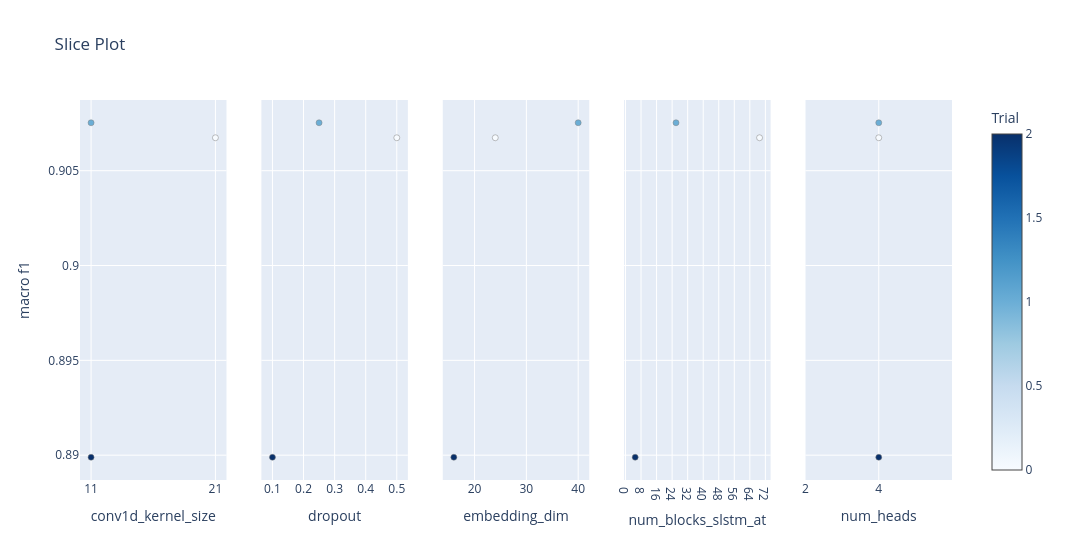

The notebook cell saved with this chart:
### Code cell
plot_slice(study, target = lambda t: t.values[0], target_name="macro f1")

### Figure 1 — Plotly figure (JSON) as saved in the notebook; plotly's stock layout.template omitted (floating-point values rounded to 4 significant figures)
{"data": [{"marker": {"color": [0, 1, 2], "colorbar": {"title": {"text": "Trial"}, "x": 1, "xpad": 40}, "colorscale": [[0, "rgb(247,251,255)"], [0.125, "rgb(222,235,247)"], [0.25, "rgb(198,219,239)"], [0.375, "rgb(158,202,225)"], [0.5, "rgb(107,174,214)"], [0.625, "rgb(66,146,198)"], [0.75, "rgb(33,113,181)"], [0.875, "rgb(8,81,156)"], [1, "rgb(8,48,107)"]], "line": {"color": "Grey", "width": 0.5}, "showscale": true}, "mode": "markers", "name": "Feasible Trial", "showlegend": false, "type": "scatter", "x": [21, 11, 11], "xaxis": "x", "y": [0.9067, 0.9075, 0.8899], "yaxis": "y"}, {"marker": {"color": [0, 1, 2], "colorbar": {"title": {"text": "Trial"}, "x": 1, "xpad": 40}, "colorscale": [[0, "rgb(247,251,255)"], [0.125, "rgb(222,235,247)"], [0.25, "rgb(198,219,239)"], [0.375, "rgb(158,202,225)"], [0.5, "rgb(107,174,214)"], [0.625, "rgb(66,146,198)"], [0.75, "rgb(33,113,181)"], [0.875, "rgb(8,81,156)"], [1, "rgb(8,48,107)"]], "line": {"color": "Grey", "width": 0.5}, "showscale": false}, "mode": "markers", "name": "Feasible Trial", "showlegend": false, "type": "scatter", "x": [0.5, 0.25, 0.1], "xaxis": "x2", "y": [0.9067, 0.9075, 0.8899], "yaxis": "y2"}, {"marker": {"color": [0, 1, 2], "colorbar": {"title": {"text": "Trial"}, "x": 1, "xpad": 40}, "colorscale": [[0, "rgb(247,251,255)"], [0.125, "rgb(222,235,247)"], [0.25, "rgb(198,219,239)"], [0.375, "rgb(158,202,225)"], [0.5, "rgb(107,174,214)"], [0.625, "rgb(66,146,198)"], [0.75, "rgb(33,113,181)"], [0.875, "rgb(8,81,156)"], [1, "rgb(8,48,107)"]], "line": {"color": "Grey", "width": 0.5}, "showscale": false}, "mode": "markers", "name": "Feasible Trial", "showlegend": false, "type": "scatter", "x": [24, 40, 16], "xaxis": "x3", "y": [0.9067, 0.9075, 0.8899], "yaxis": "y3"}, {"marker": {"color": [0, 1, 2], "colorbar": {"title": {"text": "Trial"}, "x": 1, "xpad": 40}, "colorscale": [[0, "rgb(247,251,255)"], [0.125, "rgb(222,235,247)"], [0.25, "rgb(198,219,239)"], [0.375, "rgb(158,202,225)"], [0.5, "rgb(107,174,214)"], [0.625, "rgb(66,146,198)"], [0.75, "rgb(33,113,181)"], [0.875, "rgb(8,81,156)"], [1, "rgb(8,48,107)"]], "line": {"color": "Grey", "width": 0.5}, "showscale": false}, "mode": "markers", "name": "Feasible Trial", "showlegend": false, "type": "scatter", "x": [69, 26, 5], "xaxis": "x4", "y": [0.9067, 0.9075, 0.8899], "yaxis": "y4"}, {"marker": {"color": [0, 1, 2], "colorbar": {"title": {"text": "Trial"}, "x": 1, "xpad": 40}, "colorscale": [[0, "rgb(247,251,255)"], [0.125, "rgb(222,235,247)"], [0.25, "rgb(198,219,239)"], [0.375, "rgb(158,202,225)"], [0.5, "rgb(107,174,214)"], [0.625, "rgb(66,146,198)"], [0.75, "rgb(33,113,181)"], [0.875, "rgb(8,81,156)"], [1, "rgb(8,48,107)"]], "line": {"color": "Grey", "width": 0.5}, "showscale": false}, "mode": "markers", "name": "Feasible Trial", "showlegend": false, "type": "scatter", "x": [4, 4, 4], "xaxis": "x5", "y": [0.9067, 0.9075, 0.8899], "yaxis": "y5"}], "layout": {"title": {"text": "Slice Plot"}, "width": 1500, "xaxis": {"anchor": "y", "categoryarray": [11, 21, 31, 41, 51, 61], "categoryorder": "array", "domain": [0, 0.168], "title": {"text": "conv1d_kernel_size"}, "type": "category"}, "xaxis2": {"anchor": "y2", "domain": [0.208, 0.376], "title": {"text": "dropout"}}, "xaxis3": {"anchor": "y3", "domain": [0.416, 0.584], "title": {"text": "embedding_dim"}}, "xaxis4": {"anchor": "y4", "categoryarray": [0, 1, 2, 3, 4, 5, 6, 7, 8, 9, 10, 11, 12, 13, 14, 15, 16, 17, 18, 19, 20, 21, 22, 23, 24, 25, 26, 27, 28, 29, 30, 31, 32, 33, 34, 35, 36, 37, 38, 39, 40, 41, 42, 43, 44, 45, 46, 47, 48, 49, 50, 51, 52, 53, 54, 55, 56, 57, 58, 59, 60, 61, 62, 63, 64, 65, 66, 67, 68, 69, 70, 71, 72, 73, 74, 75, 76, 77, 78, 79, 80, 81, 82, 83, 84, 85, 86, 87, 88, 89, 90, 91, 92, 93, 94, 95, 96, 97, 98, 99, 100, 101, 102, 103, 104, 105, 106, 107, 108, 109, 110, 111, 112, 113, 114, 115, 116, 117], "categoryorder": "array", "domain": [0.624, 0.792], "title": {"text": "num_blocks_slstm_at"}, "type": "category"}, "xaxis5": {"anchor": "y5", "categoryarray": [2, 4], "categoryorder": "array", "domain": [0.832, 1], "title": {"text": "num_heads"}, "type": "category"}, "yaxis": {"anchor": "x", "domain": [0, 1], "title": {"text": "macro f1"}}, "yaxis2": {"anchor": "x2", "domain": [0, 1], "matches": "y", "showticklabels": false}, "yaxis3": {"anchor": "x3", "domain": [0, 1], "matches": "y", "showticklabels": false}, "yaxis4": {"anchor": "x4", "domain": [0, 1], "matches": "y", "showticklabels": false}, "yaxis5": {"anchor": "x5", "domain": [0, 1], "matches": "y", "showticklabels": false}}}
